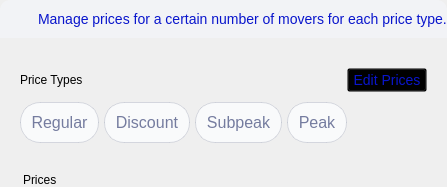
                  <widget class="QFrame" name="config_price_in_top_frame">
                   <property name="styleSheet">
                    <string notr="true">QFrame {
	border: none;
}</string>
                   </property>
                   <property name="frameShape">
                    <enum>QFrame::NoFrame</enum>
                   </property>
                   <property name="frameShadow">
                    <enum>QFrame::Raised</enum>
                   </property>
                   <layout class="QVBoxLayout" name="config_price_in_top_layout">
                    <property name="spacing">
                     <number>0</number>
                    </property>
                    <property name="leftMargin">
                     <number>0</number>
                    </property>
                    <property name="topMargin">
                     <number>0</number>
                    </property>
                    <property name="rightMargin">
                     <number>0</number>
                    </property>
                    <property name="bottomMargin">
                     <number>0</number>
                    </property>
                    <item>
                     <widget class="QFrame" name="config_price_top_frame_2">
                      <property name="styleSheet">
                       <string notr="true">background: #F2F3F6;
border-top-left-radius: 10px;
border-top-right-radius: 10px;
border-bottom-right-radius: 0px;
border-bottom-left-radius: 0px;
border: none;</string>
                      </property>
                      <property name="frameShape">
                       <enum>QFrame::NoFrame</enum>
                      </property>
                      <property name="frameShadow">
                       <enum>QFrame::Raised</enum>
                      </property>
                      <layout class="QHBoxLayout" name="config_price_top_layout_2" stretch="0,1">
                       <property name="spacing">
                        <number>11</number>
                       </property>
                       <property name="leftMargin">
                        <number>11</number>
                       </property>
                       <property name="topMargin">
                        <number>11</number>
                       </property>
                       <property name="rightMargin">
                        <number>0</number>
                       </property>
                       <property name="bottomMargin">
                        <number>11</number>
                       </property>
                       <item alignment="Qt::AlignLeft">
                        <widget class="QLabel" name="config_price_alert_icon_2">
                         <property name="minimumSize">
                          <size>
                           <width>16</width>
                           <height>16</height>
                          </size>
                         </property>
                         <property name="styleSheet">
                          <string notr="true">image: url(:/image/alert_icon_blue.svg);</string>
                         </property>
                         <property name="text">
                          <string/>
                         </property>
                        </widget>
                       </item>
                       <item alignment="Qt::AlignLeft">
                        <widget class="QLabel" name="config_price_alert_text_2">
                         <property name="styleSheet">
                          <string notr="true">color: #0915CC;
font-size: 14px;</string>
                         </property>
                         <property name="text">
                          <string>Manage prices for a certain number of movers for each price type.</string>
                         </property>
                        </widget>
                       </item>
                      </layout>
                     </widget>
                    </item>
                    <item>
                     <widget class="QFrame" name="config_edit_price_frame_2">
                      <property name="styleSheet">
                       <string notr="true">QFrame {
	border: none;
}</string>
                      </property>
                      <property name="frameShape">
                       <enum>QFrame::NoFrame</enum>
                      </property>
                      <property name="frameShadow">
                       <enum>QFrame::Raised</enum>
                      </property>
                      <layout class="QHBoxLayout" name="config_edit_price_layout_2">
                       <property name="spacing">
                        <number>0</number>
                       </property>
                       <property name="leftMargin">
                        <number>20</number>
                       </property>
                       <property name="topMargin">
                        <number>30</number>
                       </property>
                       <property name="rightMargin">
                        <number>20</number>
                       </property>
                       <property name="bottomMargin">
                        <number>0</number>
                       </property>
                       <item>
                        <widget class="QLabel" name="config_price_type_label_2">
                         <property name="styleSheet">
                          <string notr="true"/>
                         </property>
                         <property name="text">
                          <string>Price Types</string>
                         </property>
                        </widget>
                       </item>
                       <item alignment="Qt::AlignRight">
                        <widget class="QPushButton" name="config_edit_price_butt_2">
                         <property name="styleSheet">
                          <string notr="true">QPushButton {
	background: transparent;
	font-size: 14px;
	color: #0915CC;
	qproperty-icon: url(:/image/equip_edit_hover.svg);
}

QPushButton:hover {
	text-decoration: underline;
}</string>
                         </property>
                         <property name="text">
                          <string>Edit Prices</string>
                         </property>
                         <property name="iconSize">
                          <size>
                           <width>20</width>
                           <height>20</height>
                          </size>
                         </property>
                        </widget>
                       </item>
                      </layout>
                     </widget>
                    </item>
                    <item alignment="Qt::AlignLeft">
                     <widget class="QFrame" name="config_date_type_button_frame_3">
                      <property name="styleSheet">
                       <string notr="true">QFrame {
	border: none;
}

QPushButton {
	border: 0.5px solid rgba(181, 184, 199, 0.5);
	border-radius: 20px;	
	padding: 10px;
	color: #757C9F;
	font-size: 16px;
	qproperty-icon: url(:/image/check_icon_default.svg);
	icon-size: 18px, 18px;
	background: #F9FAFB;
}

QPushButton:hover {
	border: 0.5px solid #0915CC;
	color: #0915CC;
}</string>
                      </property>
                      <property name="frameShape">
                       <enum>QFrame::NoFrame</enum>
                      </property>
                      <property name="frameShadow">
                       <enum>QFrame::Raised</enum>
                      </property>
                      <layout class="QHBoxLayout" name="config_date_type_button_layout_3">
                       <property name="spacing">
                        <number>5</number>
                       </property>
                       <property name="leftMargin">
                        <number>20</number>
                       </property>
                       <property name="topMargin">
                        <number>10</number>
                       </property>
                       <property name="rightMargin">
                        <number>0</number>
                       </property>
                       <property name="bottomMargin">
                        <number>30</number>
                       </property>
                       <item>
                        <widget class="QPushButton" name="config_date_reg_butt_3">
                         <property name="cursor">
                          <cursorShape>PointingHandCursor</cursorShape>
                         </property>
                         <property name="text">
                          <string>Regular</string>
                         </property>
                        </widget>
                       </item>
                       <item>
                        <widget class="QPushButton" name="config_date_disc_butt_3">
                         <property name="cursor">
                          <cursorShape>PointingHandCursor</cursorShape>
                         </property>
                         <property name="text">
                          <string>Discount</string>
                         </property>
                        </widget>
                       </item>
                       <item>
                        <widget class="QPushButton" name="config_date_subpeak_butt_3">
                         <property name="cursor">
                          <cursorShape>PointingHandCursor</cursorShape>
                         </property>
                         <property name="text">
                          <string>Subpeak</string>
                         </property>
                        </widget>
                       </item>
                       <item>
                        <widget class="QPushButton" name="config_date_peak_butt_3">
                         <property name="cursor">
                          <cursorShape>PointingHandCursor</cursorShape>
                         </property>
                         <property name="text">
                          <string>Peak</string>
                         </property>
                        </widget>
                       </item>
                      </layout>
                     </widget>
                    </item>
                    <item>
                     <widget class="QLabel" name="config_price_label">
                      <property name="styleSheet">
                       <string notr="true">margin-left: 20px;</string>
                      </property>
                      <property name="text">
                       <string>Prices</string>
                      </property>
                     </widget>
                    </item>
                   </layout>
                  </widget>
